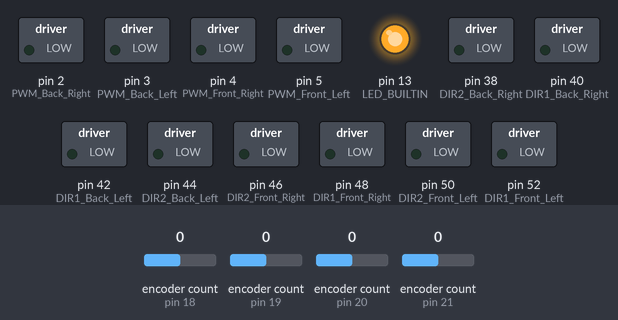
This sketch was run on a simulated Arduino Mega 2560, built with avr-gcc and run on an emulated ATmega2560. Parts: switched loads named in the sketch (green lamp = pin HIGH), output pins drawn as LEDs (lit = HIGH). The test bench sets the inputs (shaded band); at power-on: encoder count (sensors on pin 18, pin 19, pin 20, pin 21) 0.

Above: at 0.1 s.
Timing chart, 0 to 1.6 s (numbered marks = the images above):
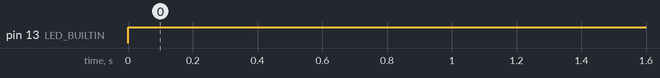

Measured:
- by itself, pin 13 (LED_BUILTIN): LOW → HIGH at 0.00 s

The sketch:

motorControllerClient.ino
```cpp
#include <Arduino.h>
#include <Encoder.h>
#include <PID_v1.h>

// Communication variables
const int byteSize = 5;
byte receivedBytes[byteSize];
byte sendBytes[4];
uint8_t motorSpeed[4] = {0};
bool motorDirection[4] = {0};
bool previousMotorDirection[4] = {0};
unsigned long previousMillisReceivedData = 0;

// SF = scaling factor
const double SF = 255.0/30.0;

// Constants
const double pi = 3.14159265359;
const int pulsesPerRevolution = 330 * 4;
const double radPerPulse = (2 * pi) / pulsesPerRevolution;

// --- MOTOR TUNING CONSTANTS ---
// Minimum PWM required to get the wheels turning (overcome friction)
// Test: Set all to 0. Increase FL until it JUST starts to spin. Write that number down. Repeat for others.
int min_pwm[4] = {30, 30, 30, 30}; // [FL, FR, BL, BR]

const int PWM_Front_Left    = 5;
const int DIR1_Front_Left   = 52;
const int DIR2_Front_Left   = 50;

const int PWM_Front_Right   = 4;
const int DIR1_Front_Right  = 48;
const int DIR2_Front_Right  = 46;

const int PWM_Back_Left     = 3;
const int DIR1_Back_Left    = 42;
const int DIR2_Back_Left    = 44;

const int PWM_Back_Right    = 2;
const int DIR1_Back_Right   = 40;
const int DIR2_Back_Right   = 38;

const int PWM_Pins[4] = {PWM_Front_Left, PWM_Front_Right, PWM_Back_Left, PWM_Back_Right};
const int DIR1_Pins[4] = {DIR1_Front_Left, DIR1_Front_Right, DIR1_Back_Left, DIR1_Back_Right};
const int DIR2_Pins[4] = {DIR2_Front_Left, DIR2_Front_Right, DIR2_Back_Left, DIR2_Back_Right};

// Define encoder pins
const int Encoder_Front_Left_A1 = 18;
const int Encoder_Front_Left_A2 = 36;
const int Encoder_Front_Right_A1 = 19;
const int Encoder_Front_Right_A2 = 34;
const int Encoder_Back_Left_A1 = 20;
const int Encoder_Back_Left_A2 = 32;
const int Encoder_Back_Right_A1 = 21;
const int Encoder_Back_Right_A2 = 30;

// Encoder objects
Encoder encoders[4] = {
    Encoder(Encoder_Front_Left_A1, Encoder_Front_Left_A2),
    Encoder(Encoder_Front_Right_A1, Encoder_Front_Right_A2),
    Encoder(Encoder_Back_Left_A1, Encoder_Back_Left_A2),
    Encoder(Encoder_Back_Right_A1, Encoder_Back_Right_A2)
};

// Encoder count storage
volatile long lastEncoderCounts[4] = {0};
volatile long encoderCounts[4] = {0};

// PID Constants
// Lowered Kp slightly because Feedforward (MIN_PWM) now does the heavy lifting
double Kp = 25.0;
double Ki = 5.0;
double Kd = 5.0;

// PID Variables
double Setpoint[4] = {0.0, 0.0, 0.0, 0.0};
double Input[4], Output[4], filteredInput[4] = {0.0};
double currentSpeed[4] = {0.0, 0.0, 0.0, 0.0};

PID pidControllers[4] = {
    PID(&Input[0], &Output[0], &Setpoint[0], Kp, Ki, Kd, DIRECT),
    PID(&Input[1], &Output[1], &Setpoint[1], Kp, Ki, Kd, DIRECT),
    PID(&Input[2], &Output[2], &Setpoint[2], Kp, Ki, Kd, DIRECT),
    PID(&Input[3], &Output[3], &Setpoint[3], Kp, Ki, Kd, DIRECT)
};

// Timing variables
unsigned long lastTime = 0;
const int updateInterval = 5; // Increased to 10ms to give encoders time to tick

// Interrupt Service Routine
void encoderISR0() { encoderCounts[0] = encoders[0].read(); }
void encoderISR1() { encoderCounts[1] = encoders[1].read(); }
void encoderISR2() { encoderCounts[2] = encoders[2].read(); }
void encoderISR3() { encoderCounts[3] = encoders[3].read(); }

void setup() {
    Serial.begin(115200);

    pinMode(LED_BUILTIN, OUTPUT);
    pinMode(PWM_Front_Left, OUTPUT);
    pinMode(PWM_Front_Right, OUTPUT);
    pinMode(PWM_Back_Left, OUTPUT);
    pinMode(PWM_Back_Right, OUTPUT);

    pinMode(DIR1_Front_Left, OUTPUT);
    pinMode(DIR2_Front_Left, OUTPUT);
    pinMode(DIR1_Front_Right, OUTPUT);
    pinMode(DIR2_Front_Right, OUTPUT);
    pinMode(DIR1_Back_Left, OUTPUT);
    pinMode(DIR2_Back_Left, OUTPUT);
    pinMode(DIR1_Back_Right, OUTPUT);
    pinMode(DIR2_Back_Right, OUTPUT);

    for (int i = 0; i < 4; i++) {
        pidControllers[i].SetMode(AUTOMATIC);
        pidControllers[i].SetControllerDirection(DIRECT);
        // Important: Set output limits to allow room for feedforward math
        pidControllers[i].SetOutputLimits(0, 255 - min_pwm[i]);
    }

    attachInterrupt(digitalPinToInterrupt(Encoder_Front_Left_A1), encoderISR0, CHANGE);
    attachInterrupt(digitalPinToInterrupt(Encoder_Front_Right_A1), encoderISR1, CHANGE);
    attachInterrupt(digitalPinToInterrupt(Encoder_Back_Left_A1), encoderISR2, CHANGE);
    attachInterrupt(digitalPinToInterrupt(Encoder_Back_Right_A1), encoderISR3, CHANGE);
}

void stopMotor(int motor){
    digitalWrite(DIR1_Pins[motor], LOW);
    digitalWrite(DIR2_Pins[motor], LOW);
    analogWrite(PWM_Pins[motor], 0);
}

void setMotorSpeed(int motor) {
    if (abs(Setpoint[motor]) < 0.1) {
        stopMotor(motor);
        pidControllers[motor].SetMode(MANUAL);
        Output[motor] = 0;
        pidControllers[motor].SetMode(AUTOMATIC);
        return;
    }

    pidControllers[motor].Compute();

    int pwmValue = abs(Output[motor]) + min_pwm[motor];

    pwmValue = constrain(pwmValue, 0, 255);

    digitalWrite(DIR1_Pins[motor], motorDirection[motor]);
    digitalWrite(DIR2_Pins[motor], !motorDirection[motor]);
    analogWrite(PWM_Pins[motor], pwmValue);
}

uint8_t* generateSerialMsg(double* speeds){
    static uint8_t msg[5] = {};
    double feedbackSpeeds[4] = {};
    bool feedbackDirections[4] = {0,0,0,0};

    for(int i=0; i < 4; i++){
        feedbackSpeeds[i] = round(abs(speeds[i] * SF));
        if (feedbackSpeeds[i] < 256){
            msg[i+1] = uint8_t(feedbackSpeeds[i]);
        }
        else{
            msg[i+1]=255;
        }
        if(speeds[i]<0){
            feedbackDirections[i]=0;
        }
        else{
            feedbackDirections[i]=1;
        }
    }

    msg[0] = 0;
    if (feedbackDirections[0]) msg[0] |= (1 << 0);
    if (feedbackDirections[1]) msg[0] |= (1 << 1);
    if (feedbackDirections[2]) msg[0] |= (1 << 2);
    if (feedbackDirections[3]) msg[0] |= (1 << 3);

    return msg;
}

void decodeSerialMsg() {
    Serial.readBytes(receivedBytes, byteSize);

    byte direction_byte = receivedBytes[0];
    motorDirection[0] = (direction_byte & 0b00000001) != 0;
    motorDirection[1] = (direction_byte & 0b00000010) != 0;
    motorDirection[2] = (direction_byte & 0b00000100) != 0;
    motorDirection[3] = (direction_byte & 0b00001000) != 0;

    for(int i=1; i<5; i++){
        Setpoint[i-1] = ((uint8_t)receivedBytes[i])/SF;
    }

    while (Serial.available() > 0){
        Serial.read();
    }
}

void loop() {
    if (Serial.available() >= byteSize) {
        previousMillisReceivedData = millis();
        digitalWrite(LED_BUILTIN,LOW);
        decodeSerialMsg();
        uint8_t* serialMsg = generateSerialMsg(currentSpeed);
        Serial.write(serialMsg,byteSize);
    }
    else{
        digitalWrite(LED_BUILTIN,HIGH);
    }

    // Safety timeout: Stop robot if no data for 200ms
    if(millis()-previousMillisReceivedData>=200){
        for(int i=0;i<4;i++){
            Setpoint[i] = 0;
        }
    }

    unsigned long currentTime = millis();
    if (currentTime - lastTime >= updateInterval) {
        double deltaTime = (currentTime - lastTime) / 1000.0;
        for (int i = 0; i < 4; i++) {
            long deltaCounts = -(encoderCounts[i] - lastEncoderCounts[i]);
            Input[i] = (deltaCounts / deltaTime) * radPerPulse;

            lastEncoderCounts[i] = encoderCounts[i];

            // Filter the input slightly to remove noise
            filteredInput[i] = filteredInput[i] + ((Input[i] - filteredInput[i]) / 2.0); // Reduced filter strength
            currentSpeed[i]=filteredInput[i];

            // PID uses absolute speed, direction handled by Serial logic
            Input[i] = abs(filteredInput[i]);
            setMotorSpeed(i);
        }
        lastTime = currentTime;
    }
}
```
